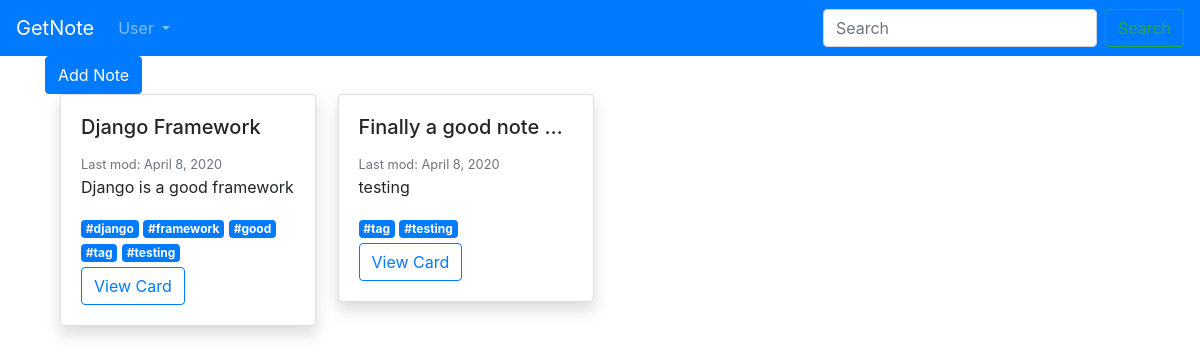
The app's page /note/tag/testing/ (signed in) with its own data.
### note/models.py (models this page shows, shortened)
class Note(models.Model):
    user = models.ForeignKey(settings.AUTH_USER_MODEL,on_delete=models.CASCADE)
    title = models.CharField(max_length=30)
    text = models.TextField(null=True,blank=True)
    tags = models.ManyToManyField(Tag)
    created_date = models.DateTimeField(auto_now_add=True)
    last_modified = models.DateTimeField(auto_now=True)
    slug = models.SlugField(null=False,unique=True)
    class Meta:
        ordering= ['-last_modified']
    def getNoteTags(self):
        return self.tags.all()

class Tag(models.Model):
    name = models.CharField(max_length=50,unique=True)
    slug = models.SlugField(null=False,unique=True)
    class Meta:
        ordering= ['name']

### note/views.py (the view)
# urls.py: path("tag/<slug:slug>/",TagFilterView.as_view(),name='tag_filter'),
class TagFilterView(ListView):
    template_name = "base/home_page.html"
    model = Note
    def get_queryset(self):
        tags = self.kwargs['slug']
        queryset = super(TagFilterView, self).get_queryset()
        if self.request.user.is_authenticated:
            user = self.request.user
            queryset = Note.objects.filter(user_id=user.id).filter(tags__name=tags)
        else:
            queryset = Note.objects.none()
        return queryset
    def get_context_data(self, **kwargs):
        context = super(TagFilterView, self).get_context_data(**kwargs)
        if self.request.user.is_authenticated:
            tagList = ""
            for q in getDistinctUserTags(self.request):
                tagList+=q.name+","
            context['tagList']=tagList[:len(tagList)-1]
        return context

### accounts/models.py (called while the page is built)
    @property
    def is_active(self):
        return self.active

### note/views.py (called while the page is built)
def getDistinctUserTags(request):
    user = request.user
    return Tag.objects.filter(note__user=user).distinct()

### templates/base/home_page.html
{% extends 'base.html' %}
{% block content %}
    {% if user.is_authenticated %}
        {% include 'snippet/note.html' %}
        {% include 'list_note.html' with note_list=object_list %}
    {% else %}
        <div class="alert alert-primary my-4" role="alert">
            <h4 class="text-center">Join GetNote to add notes here.</h4>
        </div>
    {% endif %}
{% endblock content %}

### note/templates/list_note.html
<div class="container">
    <div class="row note-list-row">
        {% if note_list %}
            {% for note in note_list %}
                <div class="col-3">
                    {% include 'snippet/preview.html' with note=note %}
                </div>
            {% endfor %}
        {% else %}
            <p id="empty-note-msg">You have empty Note, Create Now</p>
        {% endif %}
    </div>
</div>

### note/templates/snippet/preview.html
<div class="card shadow mb-3 bg-white rounded" style="width: 16rem;">
    <div class="card-body">
        <h5 class="card-title">{{ note.title|truncatechars:21 }}</h5>
        <small class="card-subtitle mb-2 pt-2 text-muted">Last mod: {{ note.last_modified.date }}</small>
        <br>
        <p class="card-text">{{ note.text|truncatechars:80 }}</p>
        <div class="diplay:flex">
            {% for tag in note.getNoteTags %}
                <a href="{% url 'note:tag_filter' tag.slug %}" class="badge badge-primary">#{{ tag.name }}</a>
            {% endfor %}
        </div>
        <button type="button" class="btn btn-outline-primary mt-1">View Card</button>
    </div>
</div>

### note/static/css/tagify.css (style rules this page uses)
:root { --tagify-dd-color-primary:rgb(53,149,246);--tagify-dd-bg-color:white }

### records on screen
Note: title "Django Framework", last_modified "April 8, 2020", text "Django is a good framework"
Tag: name "django"
Tag: name "framework"
Tag: name "good"
Tag: name "tag"
Tag: name "testing"
Note: title "Finally a good note …", last_modified "April 8, 2020", text "testing"
